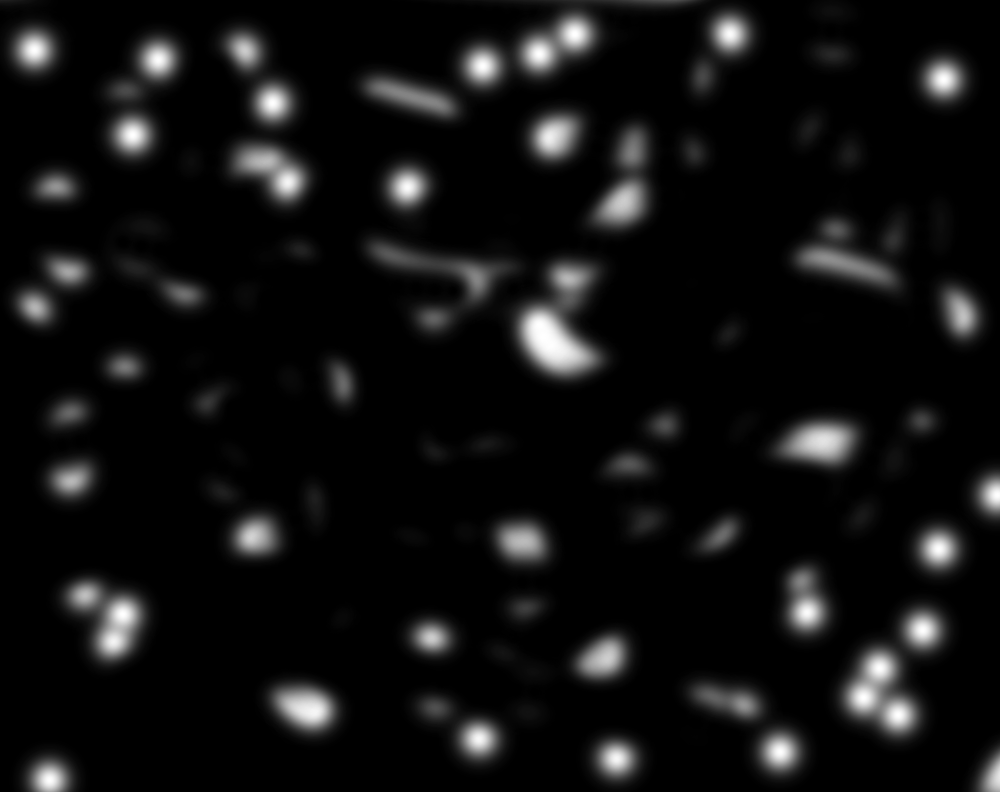
#> input picture design/shadow_overlay_v2.webp, 2000 x 1584 px (shown at 1/2 size)
$ python gen_canopy.py
#> lines starting #> are read from the running program, lines starting #| are printed output that depends on the picture
#!/usr/bin/env python3
"""Canopy textures for the tree-shadow effect.

1. web/img/canopy.png - the tree-shadow asset (design/shadow_overlay_v2.webp: a black shade layer
   whose alpha holes are sunlight), turned into a seamless, smooth light mask: resampled with
   Lanczos at TEXELS image pixels per world pixel, flecks touching the tile edge removed (so tiles
   join with no seams), and the soft edges kept as they are (no banding). Stored as white with
   alpha = light. The renderer draws it with smoothing (visuals.canopy.texelsPerPx must match).
2. web/img/canopy-region.png - big soft blobs (the earlier dappled-light layout), used at a large
   scale to vary shade depth by region so the fleck pattern never reads as wallpaper.

Original notes for the region layer:
Dappled canopy light: a seamless, soft blob mask for the sunlight overlay.

    python3 tools/gen_canopy.py

Writes web/img/canopy.png (the stand-in canopy mask): a 144x256 greyscale+alpha tile (white = light through the leaves)
that the renderer repeats across the forest in world pixels and sways slowly. Patches are big
(3–5 tiles across, the layout of the reference picture) so creatures feel small under the canopy. The edges wrap, so it tiles with
no seams. Soft edges are quantised into a few steps so it stays in the pixel-art style.
To use your own image instead, save a seamless greyscale PNG over web/img/canopy.png (or set visuals.canopy.image).
"""
import math
import os
import random

from PIL import Image, ImageFilter

ROOT = os.path.dirname(os.path.dirname(os.path.abspath(__file__)))
OUT = os.path.join(ROOT, "web", "img", "canopy-region.png")
FLECKS_OUT = os.path.join(ROOT, "web", "img", "canopy.png")
SOURCE = os.path.join(ROOT, "design", "shadow_overlay_v2.webp")
FLECK_W = 600   # tile width in world pixels for the fleck layer (bigger = fewer, larger patches of light)
TEXELS = 2      # image pixels per world pixel, for smooth edges when zoomed in


# The canopy-light picture's layout (traced from the reference image, 1080x1920):
# centre x, centre y, radius x, radius y, tilt (radians).
REF_W, REF_H = 1080, 1920
REF_BLOBS = [
    (330, 310, 190, 145, 0.0), (840, 400, 175, 285, -0.25), (380, 780, 155, 205, 0.3),
    (790, 1040, 135, 135, 0.0), (250, 1330, 270, 175, 0.05),
    (860, 1560, 165, 330, 0.62), (240, 1760, 190, 140, 0.1), (560, 60, 150, 70, 0.0),
]
W, H = 144, 256          # tile size in world pixels (about a phone screen wide at full zoom-out)


def make_flecks():
    src = Image.open(SOURCE).convert("RGBA")
#> src is the input picture: PIL image 2000x1584 RGBA; mean R, G, B, A 0, 0, 0, 238.3
    light = src.split()[3].point(lambda a: 255 - a)              # holes in the shade = sunlight
    w = FLECK_W * TEXELS
    h = round(src.height * w / src.width)
#> h = 950
    small = light.resize((w, h), Image.LANCZOS)
    px = small.load()
    # Remove flecks that touch the edge (flood fill from the border) so the tile wraps seamlessly.
    seen, stack = set(), [(x, y) for x in range(w) for y in (0, h - 1)] + [(x, y) for y in range(h) for x in (0, w - 1)]
    while stack:
        x, y = stack.pop()
        if (x, y) in seen or not (0 <= x < w and 0 <= y < h) or px[x, y] < 3:
            continue
        seen.add((x, y))
        px[x, y] = 0
        stack += [(x + 1, y), (x - 1, y), (x, y + 1), (x, y - 1)]
#> after the loop, seen = 70779 items; stack = []
    img = Image.new("LA", (w, h), 255)
    img.putalpha(small)
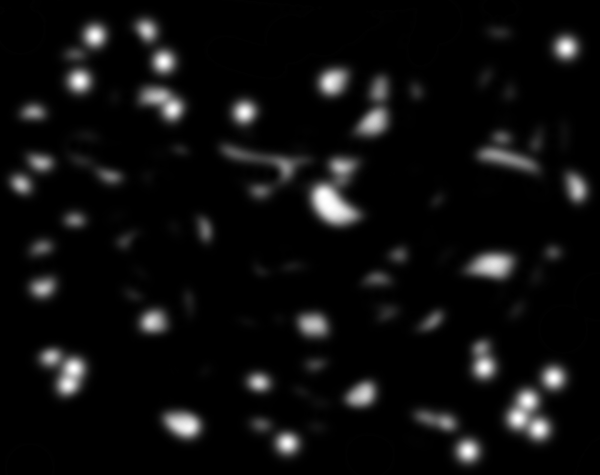
#> small: PIL image 1200x950 L (shown at 1/2 size); min 0, max 255, mean 13.4
    img.save(FLECKS_OUT, optimize=True)
    print("wrote", os.path.relpath(FLECKS_OUT, ROOT), (w, h))
#| wrote web/img/canopy.png (1200, 950)


def main():
    make_flecks()
    big = Image.new("L", (W * 3, H * 3), 0)
#> big: PIL image 432x768 L; every value is 0
    px = big.load()
    sx, sy = W / REF_W, H / REF_H
    # Draw each blob in all 9 wrapped copies so the centre tile repeats with no seams.
    for (cx, cy, rx, ry, a) in REF_BLOBS:
        cx, cy, rx, ry = cx * sx, cy * sy, rx * sx, ry * sy
        ca, sa = math.cos(a), math.sin(a)
        r = int(max(rx, ry)) + 2
        for ox in (0, W, 2 * W):
            for oy in (0, H, 2 * H):
                bx, by = cx + ox, cy + oy
                for y in range(int(by - r), int(by + r)):
                    for x in range(int(bx - r), int(bx + r)):
                        if not (0 <= x < 3 * W and 0 <= y < 3 * H):
                            continue
                        dx, dy = x - bx, y - by
                        u, v = (dx * ca + dy * sa) / rx, (-dx * sa + dy * ca) / ry
                        if u * u + v * v <= 1:
                            px[x, y] = 255
    soft = big.filter(ImageFilter.GaussianBlur(7)).crop((W, H, 2 * W, 2 * H))
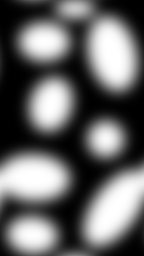
#> soft: PIL image 144x256 L; min 0, max 255, mean 102.7
    # Kept smooth (no banding), stored as white with alpha.
    img = Image.new("LA", (W, H), 255)
#> img: PIL image 144x256 LA
    img.putalpha(soft)
    os.makedirs(os.path.dirname(OUT), exist_ok=True)
    img.save(OUT, optimize=True)
    print("wrote", os.path.relpath(OUT, ROOT))


if __name__ == "__main__":
    main()
